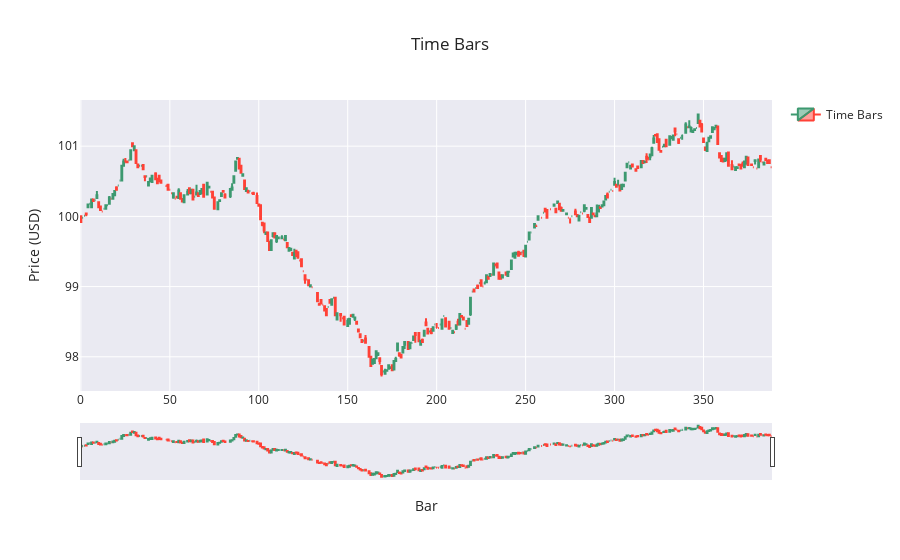

The cell this chart's notebook holds for it:
### Markdown cell above
### Bar Chart

### Code cell
fig = go.Figure(data=[go.Candlestick(
    x=time_bars.index,
    open=time_bars['open'],
    high=time_bars['high'],
    low=time_bars['low'],
    close=time_bars['close'],
    name='Time Bars'
)])

fig.update_layout(
    title=f'Time Bars',
    yaxis_title='Price (USD)',
    xaxis_title='Bar',
    xaxis_rangeslider_visible=True, 
    template='seaborn', # other options: plotly, plotly_white, plotly_dark, simple_white
    showlegend=True,
)

### Figure 1 — Plotly figure (JSON) as saved in the notebook; plotly's stock layout.template omitted (floating-point values rounded to 4 significant figures; data arrays with more than 128 entries replaced by an {"elided": "..."} marker saying what was removed)
{"data": [{"close": {"elided": "389 float values"}, "high": {"elided": "389 float values"}, "low": {"elided": "389 float values"}, "name": "Time Bars", "open": {"elided": "389 float values"}, "type": "candlestick", "x": {"elided": "389 int values"}}], "layout": {"showlegend": true, "title": {"text": "Time Bars"}, "xaxis": {"rangeslider": {"visible": true}, "title": {"text": "Bar"}}, "yaxis": {"title": {"text": "Price (USD)"}}}}
